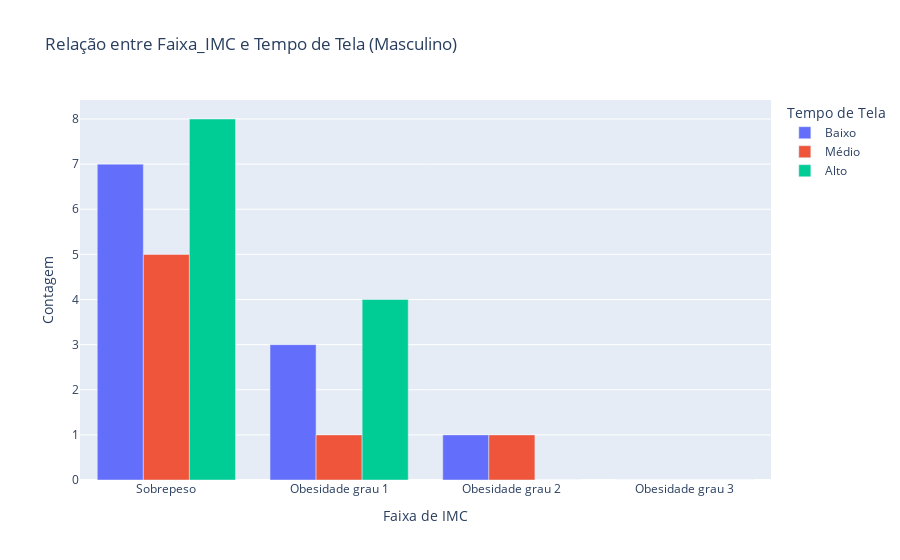
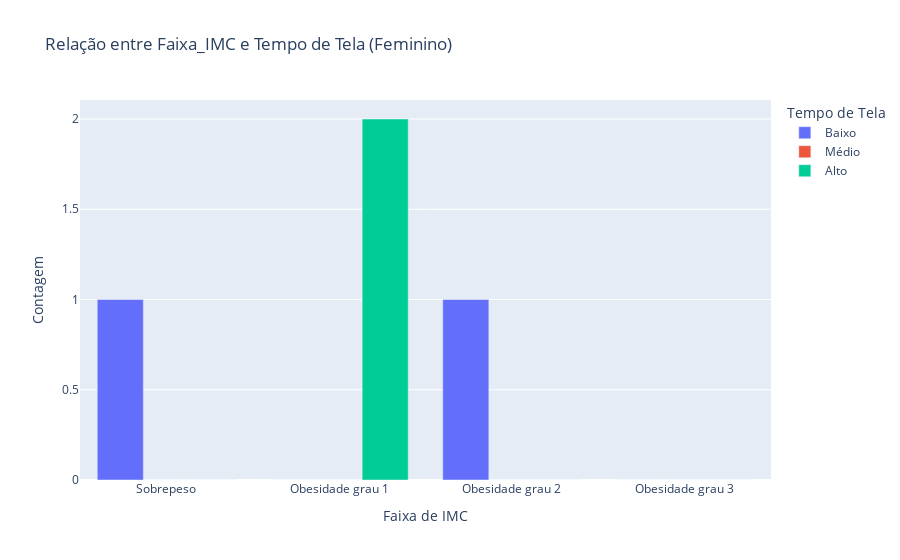

The code cell stored with these charts, in order, in its notebook:
### Code cell
# 1. Cópia dos dados
df_tela = dados.copy()

# 2. Garantir a ordenação correta de Faixa_IMC
df_tela['Faixa_IMC'] = pd.Categorical(
    df_tela['Faixa_IMC'],
    categories=desired_imc_order,
    ordered=True
)

# 3. Para cada categoria de Sexo, agrupa, faz o binning e plota
for sexo_cat in ['Masculino', 'Feminino']:
    # Filtra o DataFrame usando 'Sexo' com S maiúsculo
    df_sex = df_tela[df_tela['Sexo'] == sexo_cat]
    
    # Agrupamento + binning on the fly
    pivot = (
        df_sex
        .groupby('Faixa_IMC')
        .apply(lambda x: pd.cut(
            x['Tempo_tela'],
            bins=[0, 6, 8, 12],
            labels=['Baixo','Médio','Alto'],
            right=False
        ).value_counts())
        .unstack(fill_value=0)
    )
    # Reindex para manter a ordem desejada e colunas fixas
    pivot = pivot.reindex(desired_imc_order, fill_value=0)[['Baixo','Médio','Alto']]

    # Monta o gráfico de barras em grupo
    fig = go.Figure()
    for cat in ['Baixo','Médio','Alto']:
        fig.add_trace(go.Bar(
            x=pivot.index.astype(str),
            y=pivot[cat],
            name=cat
        ))

    fig.update_layout(
        barmode='group',
        title=f"Relação entre Faixa_IMC e Tempo de Tela ({sexo_cat})",
        xaxis_title="Faixa de IMC",
        yaxis_title="Contagem",
        legend_title="Tempo de Tela"
    )
    fig.show()

### Figure 1 — Plotly figure (JSON) as saved in the notebook; plotly's stock layout.template omitted (floating-point values rounded to 4 significant figures)
{"data": [{"name": "Baixo", "type": "bar", "x": ["Sobrepeso", "Obesidade grau 1", "Obesidade grau 2", "Obesidade grau 3"], "y": [7, 3, 1, 0]}, {"name": "Médio", "type": "bar", "x": ["Sobrepeso", "Obesidade grau 1", "Obesidade grau 2", "Obesidade grau 3"], "y": [5, 1, 1, 0]}, {"name": "Alto", "type": "bar", "x": ["Sobrepeso", "Obesidade grau 1", "Obesidade grau 2", "Obesidade grau 3"], "y": [8, 4, 0, 0]}], "layout": {"autosize": true, "barmode": "group", "legend": {"title": {"text": "Tempo de Tela"}}, "title": {"text": "Relação entre Faixa_IMC e Tempo de Tela (Masculino)"}, "xaxis": {"autorange": true, "range": [-0.5, 3.5], "title": {"text": "Faixa de IMC"}, "type": "category"}, "yaxis": {"autorange": true, "range": [0, 8.421], "title": {"text": "Contagem"}, "type": "linear"}}}

### Figure 2 — Plotly figure (JSON) as saved in the notebook; plotly's stock layout.template omitted (floating-point values rounded to 4 significant figures)
{"data": [{"name": "Baixo", "type": "bar", "x": ["Sobrepeso", "Obesidade grau 1", "Obesidade grau 2", "Obesidade grau 3"], "y": [1, 0, 1, 0]}, {"name": "Médio", "type": "bar", "x": ["Sobrepeso", "Obesidade grau 1", "Obesidade grau 2", "Obesidade grau 3"], "y": [0, 0, 0, 0]}, {"name": "Alto", "type": "bar", "x": ["Sobrepeso", "Obesidade grau 1", "Obesidade grau 2", "Obesidade grau 3"], "y": [0, 2, 0, 0]}], "layout": {"autosize": true, "barmode": "group", "legend": {"title": {"text": "Tempo de Tela"}}, "title": {"text": "Relação entre Faixa_IMC e Tempo de Tela (Feminino)"}, "xaxis": {"autorange": true, "range": [-0.5, 3.5], "title": {"text": "Faixa de IMC"}, "type": "category"}, "yaxis": {"autorange": true, "range": [0, 2.105], "title": {"text": "Contagem"}, "type": "linear"}}}
